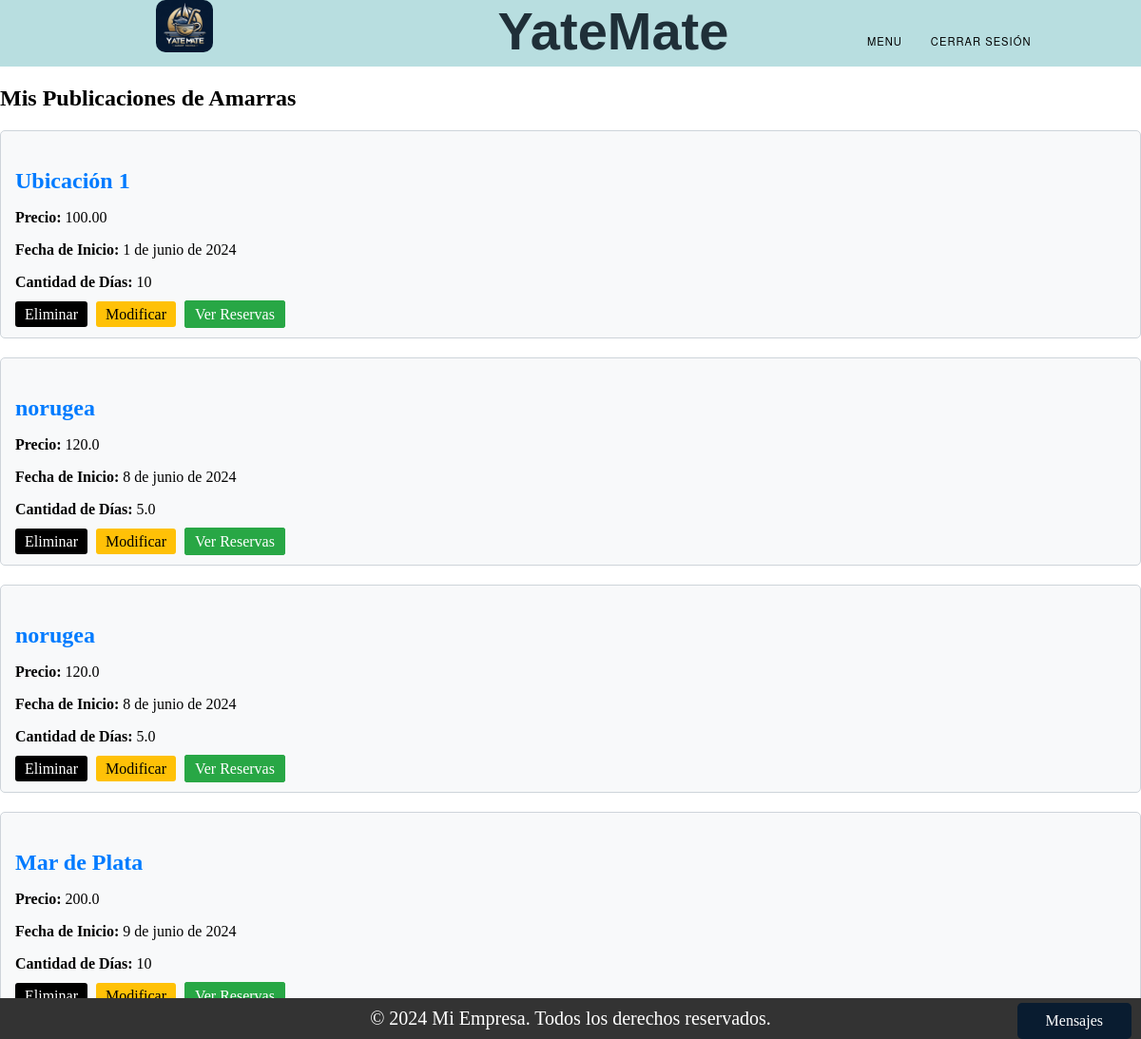
The app's page /mis_publicaciones_Amarras/ (signed in), older data.
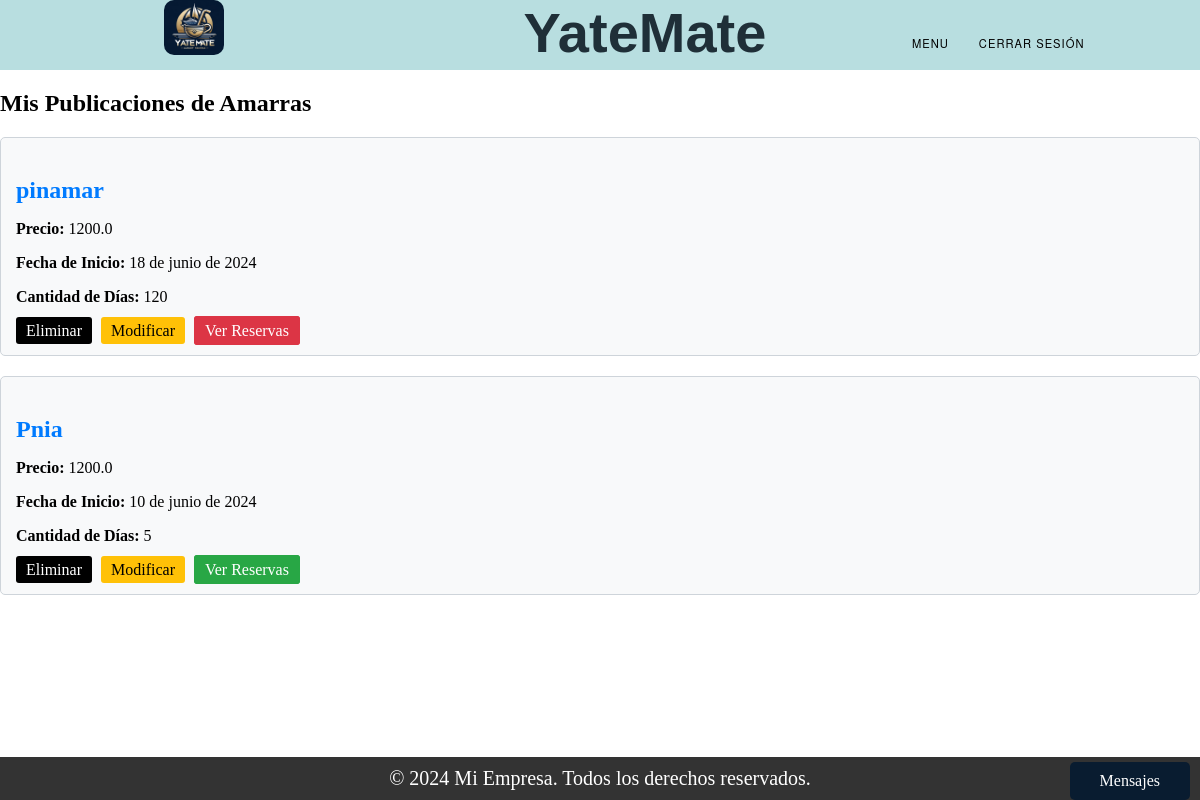
The same page, newer data.
### Amarra/models.py (models this page shows, shortened)
class Publicacion_Amarra(models.Model):
    ESTADOS = (
        ('Vigente', 'Vigente'),
        ('En Proceso', 'En Proceso'),
        ('Finalizado', 'Finalizado'),
    )
    dueño = models.ForeignKey(User, on_delete=models.CASCADE, null=True)
    precio = models.TextField()
    fecha_inicio = models.DateField()
    cant_dias = models.TextField()
    ubicacion = models.TextField()
    cant_dias_disponibles = models.TextField(null=True)
    estado = models.CharField(max_length=20, choices=ESTADOS, default='Vigente')

### Amarra/views.py (the view)
# urls.py: path('mis_publicaciones_Amarras/', views.mis_publicaciones, name='mis_publicaciones'),
def mis_publicaciones(request):
    user_id = request.session.get('user_id')
    publicaciones_amarras = Publicacion_Amarra.objects.filter(dueño_id=user_id)
    for publicacion in publicaciones_amarras:
        tiene_reservas = Reserva.objects.filter(publicacion=publicacion).exists()
        publicacion.tiene_reservas = tiene_reservas  # Agregar el atributo a la instancia
    return render(request, 'mis_publicaciones.html', {'publicaciones_amarras': publicaciones_amarras})

### Trueque/context_processors.py (called while the page is built)
def conversaciones_usuario(request):
    user_id = request.session.get('user_id')
    if user_id:
        conversaciones = Conversacion.objects.filter(Q(dueño_publicacion=user_id) | Q(solicitante=user_id))
        return {'conversaciones_usuario': conversaciones}
    else:
        return {'conversaciones_usuario': []}

### Amarra/templates/mis_publicaciones.html (shortened to what this page needs)
{% extends "base.html" %}
{% block content %}
<h2>Mis Publicaciones de Amarras</h2>
{% if publicaciones_amarras %}
    <div class="publicaciones-container">
        {% for publicacion in publicaciones_amarras %}
            <div class="card">
                <h3 class="card-title">{{ publicacion.ubicacion }}</h3>
                <p><strong>Precio:</strong> {{ publicacion.precio }}</p>
                <p><strong>Fecha de Inicio:</strong> {{ publicacion.fecha_inicio }}</p>
                <p><strong>Cantidad de Días:</strong> {{ publicacion.cant_dias }}</p>
                <div>
                    <a href="{% url 'eliminar_publicacion' publicacion.id %}" class="btn-card btn-card-delete">Eliminar</a>
                    <a href="{% url 'modificar_publicacion' publicacion.id %}" class="btn-card btn-card-modify">Modificar</a>
                    {% if publicacion.tiene_reservas %}
                        <a href="{% url 'ver_reservas' publicacion.id %}" class="btn-card btn-card-reservas btn-verde">Ver Reservas</a>
                    {% else %}
                        <a href="{% url 'ver_reservas' publicacion.id %}" class="btn-card btn-card-reservas btn-rojo">Ver Reservas</a>
                    {% endif %}
                </div>
            </div>
        {% endfor %}
    </div>
{% else %}
    <p>No tienes publicaciones de amarras aún.</p>
{% endif %}
{% endblock %}

### templates/base.html (shortened to what this page needs)
<!DOCTYPE html>
<html lang="es">
<head>
<link rel="stylesheet" href="styles.css">
</head>
<body>
{% include "partials/header.html" %}
{% block content %}{% endblock %}
{% include "partials/footer.html" %}
{% if request.session.user_type == 'Usuario' or request.session.user_type == 'Cliente' %}
        {% include 'partials/messages_bar.html' %}
{% endif %}
</body>
</html>

### templates/partials/header.html (shortened to what this page needs)
{% load static %}
<!DOCTYPE html>
<html lang="es">
<head>
<link rel="stylesheet" type="text/css" href="{% static 'css/styles.css' %}">
</head>
<body>
<header class="header1">
  <div class="navegacion">
    <div id="box-img">
      <img src="{% static 'img/iconY.jpg' %}" alt="Logo" >
    </div>
    <div class="titulo-cli">
      <h1>YateMate</h1>
    </div>
    <nav id="menu">
      <div id="div-nav">
        <ul>
          <li>
            <a href="#">Menu</a>
          </li>
          {% if request.session.user_id %}
            <li><a href="http://127.0.0.1:8000/login/logout">Cerrar sesión</a></li>
          {% else %}
            <li><a href="http://127.0.0.1:8000/login/">Iniciar sesión</a></li>
            <li><a href="http://127.0.0.1:8000/register/">Registrarse</a></li>
          {% endif %}
        </ul>
      </div>
    </nav>
  </div>
</header>
</body>
</html>

### templates/partials/footer.html (shortened to what this page needs)
<!DOCTYPE html>
<html lang="es">
<head>
</head>
<body>
<footer>
    <div class="container">
        <p>&copy; 2024 Mi Empresa. Todos los derechos reservados.</p>
    </div>
</footer>
</body>
</html>

### templates/partials/messages_bar.html (shortened to what this page needs)
<!DOCTYPE html>
<html lang="en">
<head>
</head>
<body>
<div class="mensaje-bar">Mensajes</div>
</body>
</html>

### static/css/styles.css (style rules this page uses)
body { margin: 0; padding: 0; }
.header1 { background-color: #b8dee0; width: 100%; height:70px; }
.navegacion { display: flex; align-items: flex-start; justify-content: flex-start; }
.titulo-cli { display: flex; align-items: flex-start; justify-content: flex-start; margin-left:140px; }
.titulo-cli h1 { font-family: 'Alumni Sans Pinstripe', sans-serif; font-size: 3.5rem; font-weight: 800; margin: 0 ; color: #1f2f38; }
#menu { display: flex; align-items: center; flex-direction: row; margin-top: 20px; width: 100%; height: 100%; margin-left: 50px; justify-content: center; }
#menu ul { list-style:none; margin:0; padding:0; }
#menu ul li { background-color:#b8dee0;; }
#menu ul a { display:block; color:black; text-decoration:none; font-weight:400; font-size:0.7rem; padding:6px; font-family:"HelveticaNeue", "Helvetica Neue", Helvetica, Arial, sans-serif; text-transform:uppercase; letter-spacing:1px; }
#menu ul li { position:relative; float:left; margin:0; padding:0; }
#box-img { display: flex; width: 100%; height: 100%; align-items: center; justify-content: center; }
#box-img img { width: 60px; height: 60px; border-radius: 10px; margin-left: 5px; margin-top: 4px; }
ul { list-style: none; }
li { list-style: none; }
.container { display: flex; width: 100%; height: 100%; align-items:center; justify-content: center; margin-top: 100px; margin-bottom: 100px; }

### templates/partials/header.html (style rules this page uses)
.header1 { position: relative; z-index: 1000; }
.navegacion { display: flex; justify-content: space-between; align-items: center; }
#menu { position: relative; }
#menu ul { list-style: none; padding: 0; margin: 0; }
#menu ul li { position: relative; display: inline-block; margin-right: 10px; }
#menu ul li a { text-decoration: none; padding: 10px; display: block; }
#box-img img { max-height: 55px; margin-top: -10px; }

### Amarra/templates/mis_publicaciones.html (style rules this page uses)
.card { display: block; background-color: #f8f9fa; border: 1px solid #ced4da; border-radius: 5px; margin-bottom: 20px; padding: 15px; }
.card-title { color: #007bff; font-size: 1.5rem; margin-bottom: 10px; }
.btn-card { padding: 5px 10px; text-decoration: none; border-radius: 3px; margin-right: 5px; }
.btn-card-delete { background-color: #000; color: #fff; }
.btn-card-modify { background-color: #ffc107; color: #000; }
.btn-card-reservas { border: 1px solid; margin-top: 5px; color: #fff; }
.btn-verde { background-color: #28a745; border-color: #28a745; }
.btn-rojo { background-color: #dc3545; border-color: #dc3545; color: #fff; }

### templates/partials/footer.html (style rules this page uses)
footer { background-color: #333; color: #fff; padding: 10px 0; text-align: center; position: fixed; bottom: 0; width: 100%; }
.container { padding: 0; margin: 0; }
footer p { margin: 0; font-size: 20px; }
.mensaje-bar { position: fixed; bottom: 0px; right: 10px; background-color: #091c30; color: #fff; padding: 10px 30px;; border-radius: 5px; cursor: pointer; z-index: 1000; }

### templates/partials/messages_bar.html (style rules this page uses)
.mensaje-bar { position: fixed; bottom: 0px; right: 10px; background-color: #091c30; color: #fff; padding: 10px 30px; border-radius: 5px; cursor: pointer; z-index: 1000; }

Row changes from the older to the newer data that the page shows:
removed Publicacion_Amarra: ubicacion "Ubicación 1", precio "100.00", fecha_inicio "1 de junio de 2024", cant_dias "10", shows "Ver Reservas"
removed Publicacion_Amarra: ubicacion "norugea", precio "120.0", fecha_inicio "8 de junio de 2024", cant_dias "5.0", shows "Ver Reservas"
removed Publicacion_Amarra: ubicacion "norugea", precio "120.0", fecha_inicio "8 de junio de 2024", cant_dias "5.0", shows "Ver Reservas"
removed Publicacion_Amarra: ubicacion "Mar de Plata", precio "200.0", fecha_inicio "9 de junio de 2024", cant_dias "10", shows "Ver Reservas"
added Publicacion_Amarra: ubicacion "pinamar", precio "1200.0", fecha_inicio "18 de junio de 2024", cant_dias "120", shows "Ver Reservas"
added Publicacion_Amarra: ubicacion "Pnia", precio "1200.0", fecha_inicio "10 de junio de 2024", cant_dias "5", shows "Ver Reservas"
